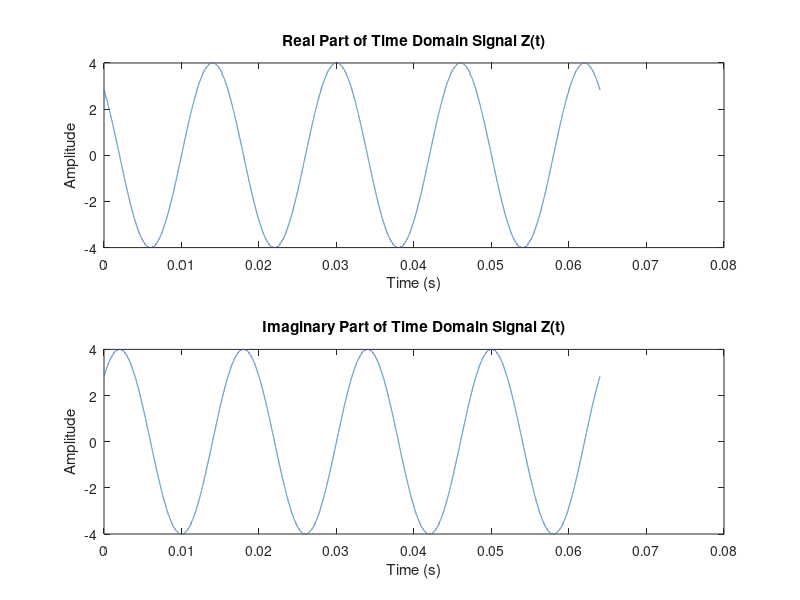
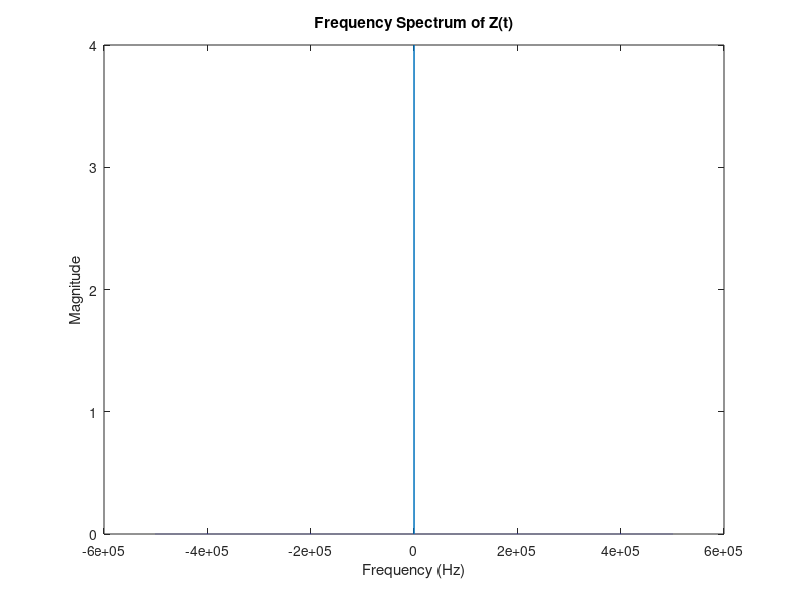

Recreate these plots in MATLAB, in order.
clc;          
clear all;    
close all;    

% 參數設置
T = 16e-3; % 週期為16毫秒
f0 = 1 / T; % 基頻
t = 0:1e-6:4*T; % 時間向量，從0到一個週期，以1微秒為步長

% 複數指數信號
Z = 4 * exp(1i * (125 * pi * t + pi / 4));

% 畫出時間域信號的實部和虛部
figure;
subplot(2, 1, 1);
plot(t, real(Z));
title('Real Part of Time Domain Signal Z(t)');
xlabel('Time (s)');
ylabel('Amplitude');

subplot(2, 1, 2);
plot(t, imag(Z));
title('Imaginary Part of Time Domain Signal Z(t)');
xlabel('Time (s)');
ylabel('Amplitude');

% 頻率分析
n = length(Z); % 樣本數
fs = 1 / (t(2) - t(1)); % 取樣頻率
f = (-n/2:n/2-1)*(fs/n); % 頻率範圍

Z_fft = fft(Z); % 計算FFT
Z_fft_shifted = fftshift(Z_fft); % 將零頻率成分移到頻譜的中心

% 畫出頻譜
figure;
plot(f, abs(Z_fft_shifted)/n);
title('Frequency Spectrum of Z(t)');
xlabel('Frequency (Hz)');
ylabel('Magnitude');
